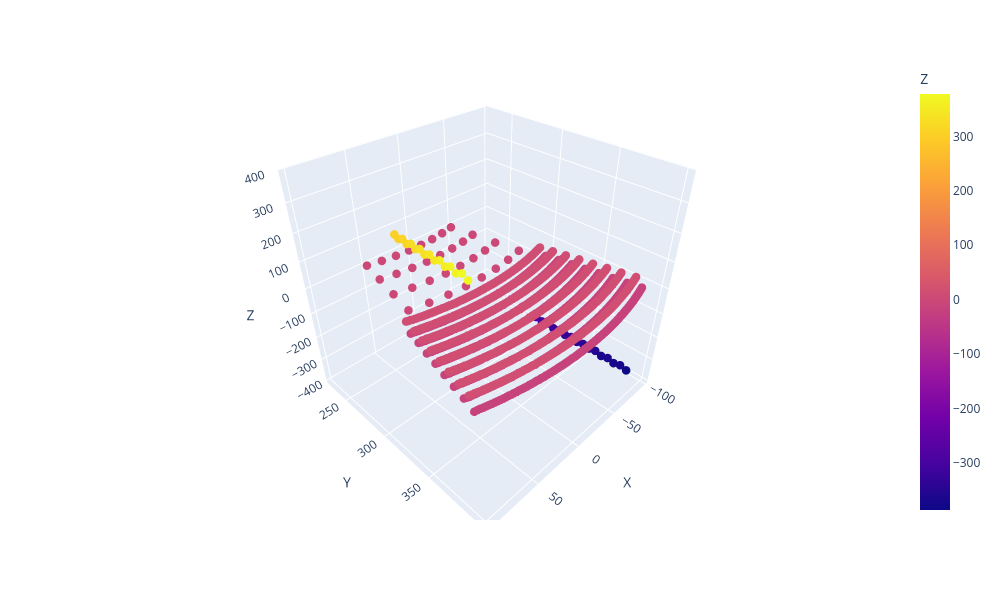

The notebook cell this image was saved under:
### Code cell
Draw_diff_between_old_and_new_maps_3D(imodule=0)

### Figure 1 — Plotly figure (JSON) as saved in the notebook; plotly's stock layout.template omitted (floating-point values rounded to 4 significant figures; data arrays with more than 128 entries replaced by an {"elided": "..."} marker saying what was removed)
{"data": [{"hovertemplate": "X=%{x}<br>Y=%{y}<br>Z=%{marker.color}<extra></extra>", "legendgroup": "", "marker": {"color": {"elided": "1536 float values"}, "coloraxis": "coloraxis", "size": 5, "symbol": "circle"}, "mode": "markers", "name": "", "scene": "scene", "showlegend": false, "type": "scatter3d", "x": {"elided": "1536 float values"}, "y": {"elided": "1536 float values"}, "z": {"elided": "1536 float values"}}], "layout": {"coloraxis": {"colorbar": {"title": {"text": "Z"}}, "colorscale": [[0, "#0d0887"], [0.1111, "#46039f"], [0.2222, "#7201a8"], [0.3333, "#9c179e"], [0.4444, "#bd3786"], [0.5556, "#d8576b"], [0.6667, "#ed7953"], [0.7778, "#fb9f3a"], [0.8889, "#fdca26"], [1, "#f0f921"]]}, "height": 600, "legend": {"tracegroupgap": 0}, "margin": {"t": 60}, "scene": {"domain": {"x": [0, 1], "y": [0, 1]}, "xaxis": {"title": {"text": "X"}}, "yaxis": {"title": {"text": "Y"}}, "zaxis": {"title": {"text": "Z"}}}, "width": 1000}}
